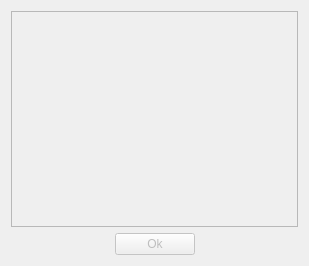
<?xml version="1.0" encoding="UTF-8"?>
<ui version="4.0">
 <class>AudioEffectDialog</class>
 <widget class="QDialog" name="AudioEffectDialog">
  <property name="geometry">
   <rect>
    <x>0</x>
    <y>0</y>
    <width>309</width>
    <height>266</height>
   </rect>
  </property>
  <property name="windowTitle">
   <string>Audio effects</string>
  </property>
  <layout class="QGridLayout" name="gridLayout">
   <item row="0" column="0" colspan="3">
    <widget class="QScrollArea" name="scrollAreaEffects">
     <property name="widgetResizable">
      <bool>true</bool>
     </property>
     <widget class="QWidget" name="scrollAreaWidgetContents">
      <property name="geometry">
       <rect>
        <x>0</x>
        <y>0</y>
        <width>295</width>
        <height>223</height>
       </rect>
      </property>
     </widget>
    </widget>
   </item>
   <item row="1" column="0">
    <spacer name="spacer1">
     <property name="orientation">
      <enum>Qt::Horizontal</enum>
     </property>
     <property name="sizeHint" stdset="0">
      <size>
       <width>100</width>
       <height>20</height>
      </size>
     </property>
    </spacer>
   </item>
   <item row="1" column="1">
    <widget class="QPushButton" name="pushButtonOk">
     <property name="enabled">
      <bool>false</bool>
     </property>
     <property name="focusPolicy">
      <enum>Qt::ClickFocus</enum>
     </property>
     <property name="toolTip">
      <string>Close audio effects dialog</string>
     </property>
     <property name="text">
      <string>Ok</string>
     </property>
    </widget>
   </item>
   <item row="1" column="2">
    <spacer name="spacer2">
     <property name="orientation">
      <enum>Qt::Horizontal</enum>
     </property>
     <property name="sizeHint" stdset="0">
      <size>
       <width>99</width>
       <height>20</height>
      </size>
     </property>
    </spacer>
   </item>
  </layout>
 </widget>
 <resources/>
 <connections/>
</ui>
